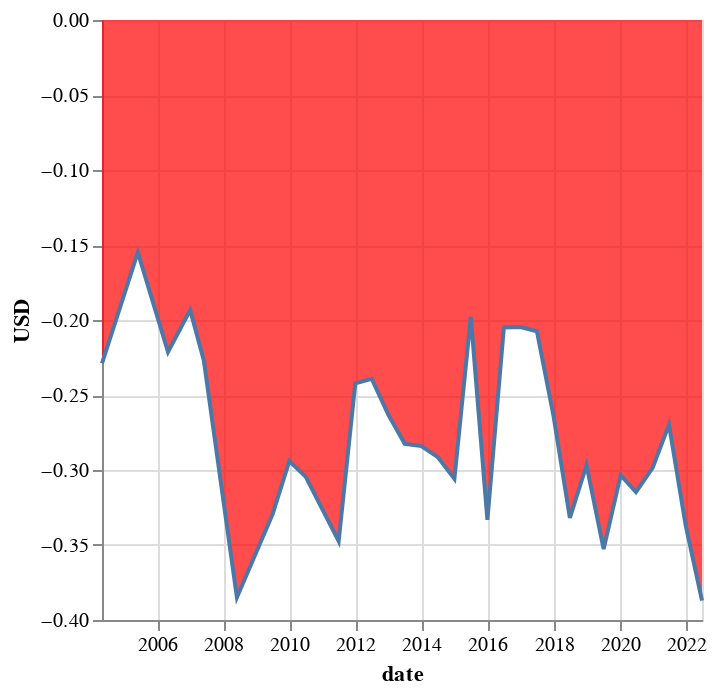

Notebook cell for this chart:
### Code cell
name = "Pakistan"
df = df_all.query("name == @name")

chart = alt.Chart(df).mark_area(
    opacity=0.7, color="red", line=True).encode(
    x="date:T",
    y=alt.Y("USD:Q")
)

chart

### Figure 1 — Vega-Lite specification as saved in the notebook (floating-point values rounded to 4 significant figures)
{"config": {"view": {"continuousWidth": 300, "continuousHeight": 300}}, "data": {"name": "data-523c14ea8fb4caf41483407de2075412"}, "mark": {"type": "area", "color": "red", "line": true, "opacity": 0.7}, "encoding": {"x": {"field": "date", "type": "temporal"}, "y": {"field": "USD", "type": "quantitative"}}, "$schema": "https://vega.github.io/schema/vega-lite/v5.8.0.json", "datasets": {"data-523c14ea8fb4caf41483407de2075412": [{"name": "Pakistan", "iso_a3": "PAK", "currency_code": "PKR", "local_price": 110.0, "dollar_ex": 57.76, "GDP_dollar": 689.8, "GDP_local": 40300.0, "date": "2004-05-01T00:00:00", "dollar_price": 1.904, "USD": -0.229, "GDP_bigmac": 905.0, "Economy": "Pakistan", "iso_a3_2": "PAK", "Region": "South Asia", "income_group": "Lower middle income"}, {"name": "Pakistan", "iso_a3": "PAK", "currency_code": "PKR", "local_price": 130.0, "dollar_ex": 59.62, "GDP_dollar": 793.9, "GDP_local": 45720.0, "date": "2005-06-01T00:00:00", "dollar_price": 2.18, "USD": -0.1549, "GDP_bigmac": 907.4, "Economy": "Pakistan", "iso_a3_2": "PAK", "Region": "South Asia", "income_group": "Lower middle income"}, {"name": "Pakistan", "iso_a3": "PAK", "currency_code": "PKR", "local_price": 130.0, "dollar_ex": 60.05, "GDP_dollar": 869.2, "GDP_local": 51690.0, "date": "2006-05-01T00:00:00", "dollar_price": 2.165, "USD": -0.2213, "GDP_bigmac": 1105.0, "Economy": "Pakistan", "iso_a3_2": "PAK", "Region": "South Asia", "income_group": "Lower middle income"}, {"name": "Pakistan", "iso_a3": "PAK", "currency_code": "PKR", "local_price": 140.0, "dollar_ex": 60.05, "GDP_dollar": 994.4, "GDP_local": 59520.0, "date": "2007-01-01T00:00:00", "dollar_price": 2.331, "USD": -0.1934, "GDP_bigmac": 1229.0, "Economy": "Pakistan", "iso_a3_2": "PAK", "Region": "South Asia", "income_group": "Lower middle income"}, {"name": "Pakistan", "iso_a3": "PAK", "currency_code": "PKR", "local_price": 140.0, "dollar_ex": 60.37, "GDP_dollar": 994.4, "GDP_local": 59520.0, "date": "2007-06-01T00:00:00", "dollar_price": 2.319, "USD": -0.227, "GDP_bigmac": 1275.0, "Economy": "Pakistan", "iso_a3_2": "PAK", "Region": "South Asia", "income_group": "Lower middle income"}, {"name": "Pakistan", "iso_a3": "PAK", "currency_code": "PKR", "local_price": 140.0, "dollar_ex": 70.9, "GDP_dollar": 1084.0, "GDP_local": 65750.0, "date": "2008-06-01T00:00:00", "dollar_price": 1.975, "USD": -0.3849, "GDP_bigmac": 1508.0, "Economy": "Pakistan", "iso_a3_2": "PAK", "Region": "South Asia", "income_group": "Lower middle income"}, {"name": "Pakistan", "iso_a3": "PAK", "currency_code": "PKR", "local_price": 190.0, "dollar_ex": 82.6, "GDP_dollar": 1160.0, "GDP_local": 72710.0, "date": "2009-07-01T00:00:00", "dollar_price": 2.3, "USD": -0.3294, "GDP_bigmac": 1313.0, "Economy": "Pakistan", "iso_a3_2": "PAK", "Region": "South Asia", "income_group": "Lower middle income"}, {"name": "Pakistan", "iso_a3": "PAK", "currency_code": "PKR", "local_price": 200.0, "dollar_ex": 82.6, "GDP_dollar": 1118.0, "GDP_local": 88340.0, "date": "2010-01-01T00:00:00", "dollar_price": 2.421, "USD": -0.2941, "GDP_bigmac": 1515.0, "Economy": "Pakistan", "iso_a3_2": "PAK", "Region": "South Asia", "income_group": "Lower middle income"}, {"name": "Pakistan", "iso_a3": "PAK", "currency_code": "PKR", "local_price": 210.0, "dollar_ex": 85.53, "GDP_dollar": 1118.0, "GDP_local": 88340.0, "date": "2010-07-01T00:00:00", "dollar_price": 2.455, "USD": -0.3044, "GDP_bigmac": 1485.0, "Economy": "Pakistan", "iso_a3_2": "PAK", "Region": "South Asia", "income_group": "Lower middle income"}, {"name": "Pakistan", "iso_a3": "PAK", "currency_code": "PKR", "local_price": 205.1, "dollar_ex": 86.34, "GDP_dollar": 1158.0, "GDP_local": 97440.0, "date": "2011-07-01T00:00:00", "dollar_price": 2.376, "USD": -0.3473, "GDP_bigmac": 1729.0, "Economy": "Pakistan", "iso_a3_2": "PAK", "Region": "South Asia", "income_group": "Lower middle income"}, {"name": "Pakistan", "iso_a3": "PAK", "currency_code": "PKR", "local_price": 260.0, "dollar_ex": 90.05, "GDP_dollar": 1369.0, "GDP_local": 117300.0, "date": "2012-01-01T00:00:00", "dollar_price": 2.887, "USD": -0.2422, "GDP_bigmac": 1719.0, "Economy": "Pakistan", "iso_a3_2": "PAK", "Region": "South Asia", "income_group": "Lower middle income"}, {"name": "Pakistan", "iso_a3": "PAK", "currency_code": "PKR", "local_price": 285.0, "dollar_ex": 94.61, "GDP_dollar": 1369.0, "GDP_local": 117300.0, "date": "2012-07-01T00:00:00", "dollar_price": 3.013, "USD": -0.2393, "GDP_bigmac": 1630.0, "Economy": "Pakistan", "iso_a3_2": "PAK", "Region": "South Asia", "income_group": "Lower middle income"}, {"name": "Pakistan", "iso_a3": "PAK", "currency_code": "PKR", "local_price": 290.0, "dollar_ex": 97.67, "GDP_dollar": 1404.0, "GDP_local": 126100.0, "date": "2013-01-01T00:00:00", "dollar_price": 2.969, "USD": -0.2632, "GDP_bigmac": 1753.0, "Economy": "Pakistan", "iso_a3_2": "PAK", "Region": "South Asia", "income_group": "Lower middle income"}, {"name": "Pakistan", "iso_a3": "PAK", "currency_code": "PKR", "local_price": 300.0, "dollar_ex": 100.0, "GDP_dollar": 1404.0, "GDP_local": 126100.0, "date": "2013-07-01T00:00:00", "dollar_price": 2.999, "USD": -0.2825, "GDP_bigmac": 1757.0, "Economy": "Pakistan", "iso_a3_2": "PAK", "Region": "South Asia", "income_group": "Lower middle income"}, {"name": "Pakistan", "iso_a3": "PAK", "currency_code": "PKR", "local_price": 320.0, "dollar_ex": 105.4, "GDP_dollar": 1422.0, "GDP_local": 138000.0, "date": "2014-01-01T00:00:00", "dollar_price": 3.036, "USD": -0.2841, "GDP_bigmac": 1829.0, "Economy": "Pakistan", "iso_a3_2": "PAK", "Region": "South Asia", "income_group": "Lower middle income"}, {"name": "Pakistan", "iso_a3": "PAK", "currency_code": "PKR", "local_price": 300.0, "dollar_ex": 98.68, "GDP_dollar": 1422.0, "GDP_local": 138000.0, "date": "2014-07-01T00:00:00", "dollar_price": 3.04, "USD": -0.2913, "GDP_bigmac": 1974.0, "Economy": "Pakistan", "iso_a3_2": "PAK", "Region": "South Asia", "income_group": "Lower middle income"}, {"name": "Pakistan", "iso_a3": "PAK", "currency_code": "PKR", "local_price": 300.0, "dollar_ex": 100.7, "GDP_dollar": 1475.0, "GDP_local": 152100.0, "date": "2015-01-01T00:00:00", "dollar_price": 2.978, "USD": -0.3058, "GDP_bigmac": 2176.0, "Economy": "Pakistan", "iso_a3_2": "PAK", "Region": "South Asia", "income_group": "Lower middle income"}, {"name": "Pakistan", "iso_a3": "PAK", "currency_code": "PKR", "local_price": 350.0, "dollar_ex": 101.7, "GDP_dollar": 1475.0, "GDP_local": 152100.0, "date": "2015-07-01T00:00:00", "dollar_price": 3.441, "USD": -0.1978, "GDP_bigmac": 1865.0, "Economy": "Pakistan", "iso_a3_2": "PAK", "Region": "South Asia", "income_group": "Lower middle income"}, {"name": "Pakistan", "iso_a3": "PAK", "currency_code": "PKR", "local_price": 300.0, "dollar_ex": 104.9, "GDP_dollar": 1602.0, "GDP_local": 162700.0, "date": "2016-01-01T00:00:00", "dollar_price": 2.86, "USD": -0.3333, "GDP_bigmac": 2326.0, "Economy": "Pakistan", "iso_a3_2": "PAK", "Region": "South Asia", "income_group": "Lower middle income"}, {"name": "Pakistan", "iso_a3": "PAK", "currency_code": "PKR", "local_price": 375.0, "dollar_ex": 104.8, "GDP_dollar": 1602.0, "GDP_local": 162700.0, "date": "2016-07-01T00:00:00", "dollar_price": 3.578, "USD": -0.205, "GDP_bigmac": 1952.0, "Economy": "Pakistan", "iso_a3_2": "PAK", "Region": "South Asia", "income_group": "Lower middle income"}, {"name": "Pakistan", "iso_a3": "PAK", "currency_code": "PKR", "local_price": 375.0, "dollar_ex": 104.8, "GDP_dollar": 1563.0, "GDP_local": 163500.0, "date": "2017-01-01T00:00:00", "dollar_price": 3.579, "USD": -0.2046, "GDP_bigmac": 1962.0, "Economy": "Pakistan", "iso_a3_2": "PAK", "Region": "South Asia", "income_group": "Lower middle income"}, {"name": "Pakistan", "iso_a3": "PAK", "currency_code": "PKR", "local_price": 375.0, "dollar_ex": 105.2, "GDP_dollar": 1563.0, "GDP_local": 163500.0, "date": "2017-07-01T00:00:00", "dollar_price": 3.566, "USD": -0.2075, "GDP_bigmac": 1962.0, "Economy": "Pakistan", "iso_a3_2": "PAK", "Region": "South Asia", "income_group": "Lower middle income"}, {"name": "Pakistan", "iso_a3": "PAK", "currency_code": "PKR", "local_price": 375.0, "dollar_ex": 110.5, "GDP_dollar": 1653.0, "GDP_local": 173300.0, "date": "2018-01-01T00:00:00", "dollar_price": 3.394, "USD": -0.2639, "GDP_bigmac": 2130.0, "Economy": "Pakistan", "iso_a3_2": "PAK", "Region": "South Asia", "income_group": "Lower middle income"}, {"name": "Pakistan", "iso_a3": "PAK", "currency_code": "PKR", "local_price": 375.0, "dollar_ex": 121.5, "GDP_dollar": 1653.0, "GDP_local": 173300.0, "date": "2018-07-01T00:00:00", "dollar_price": 3.087, "USD": -0.3319, "GDP_bigmac": 2135.0, "Economy": "Pakistan", "iso_a3_2": "PAK", "Region": "South Asia", "income_group": "Lower middle income"}, {"name": "Pakistan", "iso_a3": "PAK", "currency_code": "PKR", "local_price": 460.0, "dollar_ex": 138.9, "GDP_dollar": 1690.0, "GDP_local": 186800.0, "date": "2019-01-01T00:00:00", "dollar_price": 3.312, "USD": -0.2968, "GDP_bigmac": 1913.0, "Economy": "Pakistan", "iso_a3_2": "PAK", "Region": "South Asia", "income_group": "Lower middle income"}, {"name": "Pakistan", "iso_a3": "PAK", "currency_code": "PKR", "local_price": 480.0, "dollar_ex": 157.4, "GDP_dollar": 1690.0, "GDP_local": 186800.0, "date": "2019-07-09T00:00:00", "dollar_price": 3.049, "USD": -0.3527, "GDP_bigmac": 1833.0, "Economy": "Pakistan", "iso_a3_2": "PAK", "Region": "South Asia", "income_group": "Lower middle income"}, {"name": "Pakistan", "iso_a3": "PAK", "currency_code": "PKR", "local_price": 520.0, "dollar_ex": 154.9, "GDP_dollar": 1489.0, "GDP_local": 204700.0, "date": "2020-01-14T00:00:00", "dollar_price": 3.358, "USD": -0.3034, "GDP_bigmac": 1898.0, "Economy": "Pakistan", "iso_a3_2": "PAK", "Region": "South Asia", "income_group": "Lower middle income"}, {"name": "Pakistan", "iso_a3": "PAK", "currency_code": "PKR", "local_price": 550.0, "dollar_ex": 166.5, "GDP_dollar": 1489.0, "GDP_local": 204700.0, "date": "2020-07-01T00:00:00", "dollar_price": 3.303, "USD": -0.3147, "GDP_bigmac": 1794.0, "Economy": "Pakistan", "iso_a3_2": "PAK", "Region": "South Asia", "income_group": "Lower middle income"}, {"name": "Pakistan", "iso_a3": "PAK", "currency_code": "PKR", "local_price": 550.0, "dollar_ex": 160.3, "GDP_dollar": 1371.0, "GDP_local": 217700.0, "date": "2021-01-01T00:00:00", "dollar_price": 3.43, "USD": -0.2986, "GDP_bigmac": 1936.0, "Economy": "Pakistan", "iso_a3_2": "PAK", "Region": "South Asia", "income_group": "Lower middle income"}, {"name": "Pakistan", "iso_a3": "PAK", "currency_code": "PKR", "local_price": 580.0, "dollar_ex": 161.1, "GDP_dollar": 1371.0, "GDP_local": 217700.0, "date": "2021-07-01T00:00:00", "dollar_price": 3.6, "USD": -0.2697, "GDP_bigmac": 1851.0, "Economy": "Pakistan", "iso_a3_2": "PAK", "Region": "South Asia", "income_group": "Lower middle income"}, {"name": "Pakistan", "iso_a3": "PAK", "currency_code": "PKR", "local_price": 590.0, "dollar_ex": 176.5, "GDP_dollar": 1562.0, "GDP_local": 249300.0, "date": "2022-01-01T00:00:00", "dollar_price": 3.342, "USD": -0.3368, "GDP_bigmac": 2129.0, "Economy": "Pakistan", "iso_a3_2": "PAK", "Region": "South Asia", "income_group": "Lower middle income"}, {"name": "Pakistan", "iso_a3": "PAK", "currency_code": "PKR", "local_price": 700.0, "dollar_ex": 221.8, "GDP_dollar": 1562.0, "GDP_local": 249300.0, "date": "2022-07-01T00:00:00", "dollar_price": 3.157, "USD": -0.387, "GDP_bigmac": 1834.0, "Economy": "Pakistan", "iso_a3_2": "PAK", "Region": "South Asia", "income_group": "Lower middle income"}]}}
